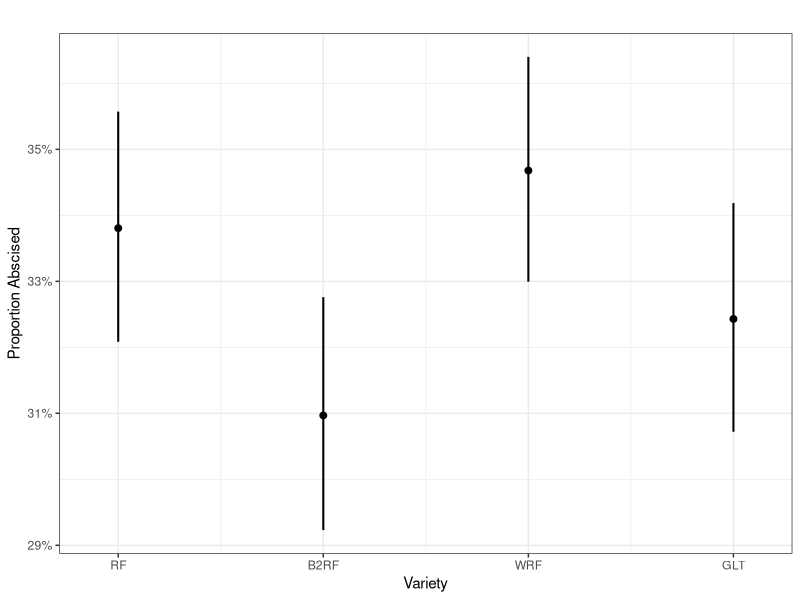
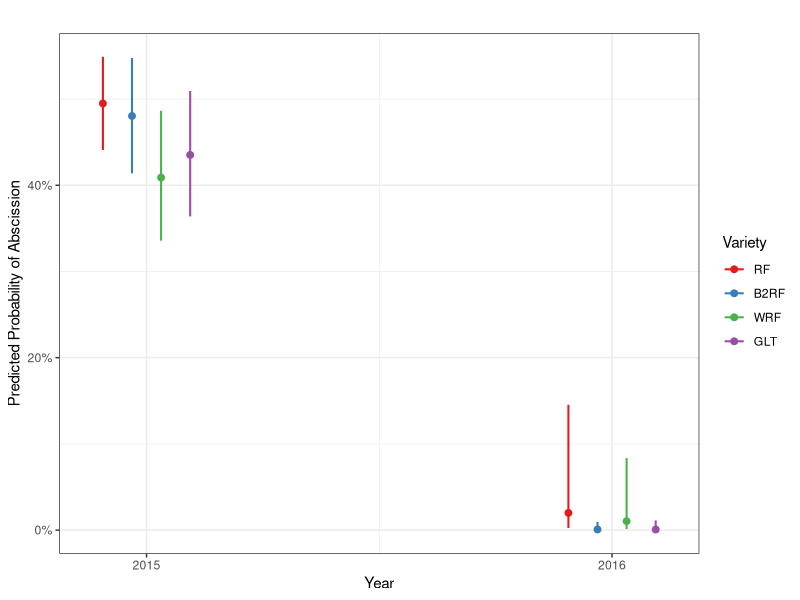

Source code (R) for these figures, in order: (Note: this script raises an error after producing the figures.)
## ---- chunk 1
library(tidyverse)
library(ggeffects)
library(gridExtra)
knitr::opts_chunk$set(echo = TRUE, warning = FALSE)
## ---- chunk 2
trainPlot <- read_csv('../Data/train.csv') %>%
  filter(diameter > 0 & diameter < 3000) %>%
  mutate(
    var = factor(var, levels = c('RF', 'B2RF', 'WRF', 'GLT')), 
    year = as.factor(year), 
    rep = as.factor(rep), 
    abscissed = as.factor(abscissed)
  ) %>%
  drop_na()

logPlot <- glm(
  abscissed ~ var + diameter + year + sepal + bract + bollWall + ovaryHolesCount + ovaryHolesSum + 
    var:year + var:diameter + var:sepal + var:bract + var:bollWall + var:ovaryHolesSum + 
    diameter:bollWall + diameter:ovaryHolesCount + 
    year:sepal + year:bract + year:ovaryHolesCount + year:ovaryHolesSum + 
    I(diameter^2) + I(bract^2) + I(bollWall^2) + I(ovaryHolesCount^2) + I(ovaryHolesSum^2),
  data = trainPlot,
  family = "binomial"
)

summary(logPlot)
## ---- chunk 3
# abscission by variety
varPlot <- glm(
  abscissed ~ var,
  data = trainPlot,
  family = "binomial"
)

varCI <- varPlot %>% 
  ggeffect(terms = "var") %>% plot() +
  labs(
    x = "Variety", 
    y = "Proportion Abscised", 
    title = "",
  ) + theme_bw()
ggsave("../plots/var_basic_summary.png", plot = varCI, width = 8, height = 6)


# damage levels by variety
p1 <- lm(bract ~ var, data = trainPlot) %>% 
  ggeffect(terms = "var") %>% plot() +
  labs(y = "Bract", x = "Variety", title='Bract Damage') +
  theme_bw()

p2 <- lm(sepal ~ var, data = trainPlot) %>% 
  ggeffect(terms = "var") %>% plot() +
  labs(y = "Sepal", x = "Variety", title='Sepal Damage') +
  theme_bw()

p3 <- lm(bollWall ~ var, data = trainPlot) %>% 
  ggeffect(terms = "var") %>% plot() +
  labs(y = "Boll Wall", x = "Variety", title='Boll Wall Damage') +
  theme_bw()

p4 <- lm(ovaryHolesSum ~ var, data = trainPlot) %>% 
  ggeffect(terms = "var") %>% plot() +
  labs(y = "Ovary Holes Sum", x = "Variety", title='Sum of Ovary Holes Damage') +
  theme_bw()

g <- arrangeGrob(p1, p2, p3, p4)
ggsave("../plots/var_dmg_summary.png", g, width = 12, height = 9)
## ---- chunk 4
# variety by year
var_year <- ggeffect(logPlot, c("year", "var")) %>% plot() +
  labs(x = "Year", y = "Predicted Probability of Abscission", 
       colour = "Variety", title = '') +
  theme_bw()
ggsave("../plots/var_year.png", var_year, width = 8, height = 6)

# variety by diameter
var_diam <- ggeffect(logPlot, c("diameter [all]", "var")) %>% plot(add.data = TRUE) +
  labs(x = "Diameter", y = "Predicted Probability of Abscission", 
       colour = "Variety", title = '') +
  theme_bw()
ggsave('../plots/var_diam.png', var_diam, width = 8, height = 6)

# variety by sepal
var_sepal <- ggeffect(logPlot, c("sepal [all]", "var")) %>% plot(add.data = TRUE) +
  labs(x = "Sepal", y = "Predicted Probability of Abscission", 
       colour = "Variety", title = 'Sepal') +
  theme_bw()

# variety by bract
var_bract <- ggeffect(logPlot, c("bract [all]", "var")) %>% plot(add.data = TRUE) +
  labs(x = "Bract", y = "Predicted Probability of Abscission", 
       colour = "Variety", title = 'Bract') +
  theme_bw()

# variety by bollWall
var_boll <- ggeffect(logPlot, c("bollWall [all]", "var")) %>% plot(add.data = TRUE) +
  labs(x = "Boll Wall (truncated)", y = "Predicted Probability of Abscission", 
       colour = "Variety", title = 'Boll Wall') +
  scale_x_continuous(limits = c(0, 100)) +
  theme_bw()

# variety by ovaryHolesSum
var_ovary <- ggeffect(logPlot, c("ovaryHolesSum [all]", "var")) %>% plot(add.data = TRUE) +
  labs(x = "Sum of Ovary Holes", y = "Predicted Probability of Abscission", 
       colour = "Variety", title = 'Sum of Ovary Holes') +
  theme_bw()

var_ints <- arrangeGrob(var_sepal, var_bract, var_boll, var_ovary)
ggsave("../plots/var_grid.png", var_ints, width = 12, height = 9)
## ---- chunk 5
# diameter by bollWall
diam_boll <- ggeffect(logPlot, c("diameter [all]", "bollWall [0,5,10]")) %>% plot(add.data = TRUE) +
  labs(x = "Diameter", y = "Predicted Probability of Abscission", 
       colour = "Boll Wall Damage", title = 'Boll Wall') +
  theme_bw()

# diameter by ovaryHolesCount
diam_ovary <- ggeffect(logPlot, c("diameter [all]", "ovaryHolesCount[0,2,4]")) %>% plot(add.data = TRUE) +
  labs(x = "Diameter", y = "Predicted Probability of Abscission", 
       colour = "Num. Ovary Holes", title = 'Num. Ovary Holes') +
  theme_bw()

diam_ints <- arrangeGrob(diam_boll, diam_ovary)
ggsave("../plots/diam_grid.png", diam_ints, width = 12, height = 9)


# alt mapping for diameter interactions
diam_boll_alt
## ---- chunk 6
# year by sepal
year_sepal <- ggeffect(logPlot, c("sepal [all]", "year")) %>% plot(add.data = TRUE) +
  labs(x = "Sepal", y = "Predicted Probability of Abscission",
       colour = "Year", title = 'Sepal') +
  theme_bw()

# year by bollWall
# NOT SIGNIFICANT
year_boll <- ggeffect(logPlot, c("bollWall [all]", "year")) %>% plot(add.data = TRUE) +
  labs(x = "Boll Wall", y = "Predicted Probability of Abscission",
       colour = "Year", title = 'Boll Wall') +
  theme_bw()

# year by bract
year_bract <- ggeffect(logPlot, c("bract [all]", "year")) %>% plot(add.data = TRUE) +
  labs(x = "Bract", y = "Predicted Probability of Abscission",
       colour = "Year", title = 'Bract') +
  theme_bw()

# year by ovaryHolesSum
year_ovarySum <- ggeffect(logPlot, c("ovaryHolesSum [all]", "year")) %>% plot(add.data = TRUE) +
  labs(x = "Sum of Ovary Holes", y = "Predicted Probability of Abscission",
       colour = "Year", title = 'Sum of Ovary Holes') +
  theme_bw()

# year by ovaryHolesCount
year_ovaryCount <- ggeffect(logPlot, c("ovaryHolesCount [all]", "year")) %>% plot() +
  labs(x = "Num. Ovary Holes", y = "Predicted Probability of Abscission",
       colour = "Year", title = 'Num. Ovary Holes') +
  theme_bw()

year_ints <- arrangeGrob(year_sepal, year_bract, year_ovarySum, year_ovaryCount)
ggsave("../plots/year_grid.png", year_ints, width = 12, height = 9)
